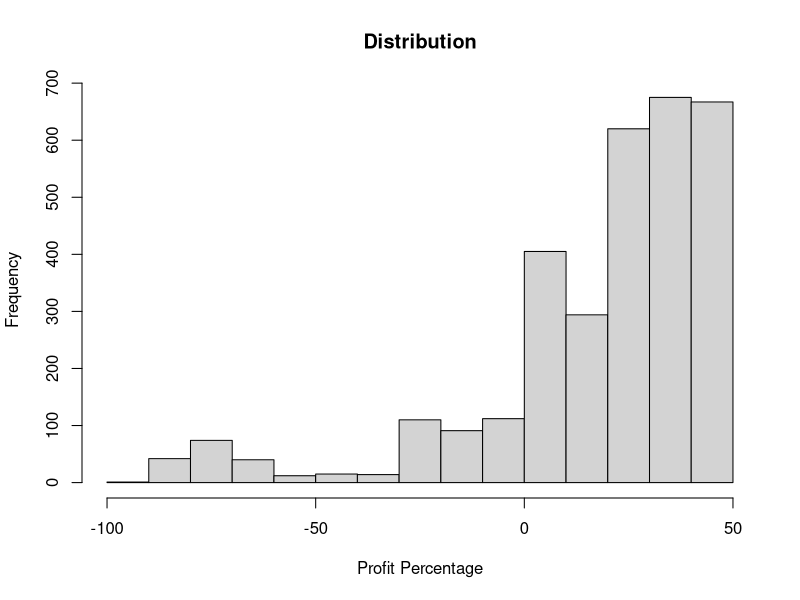
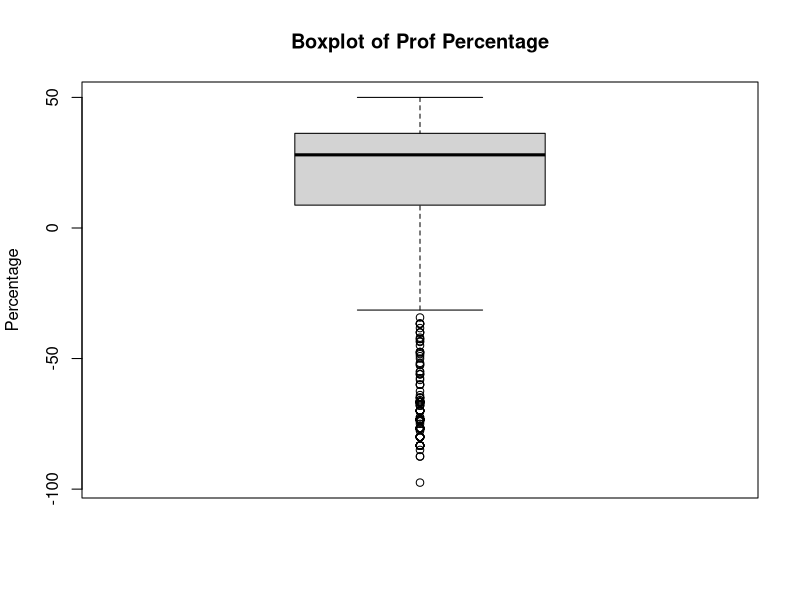
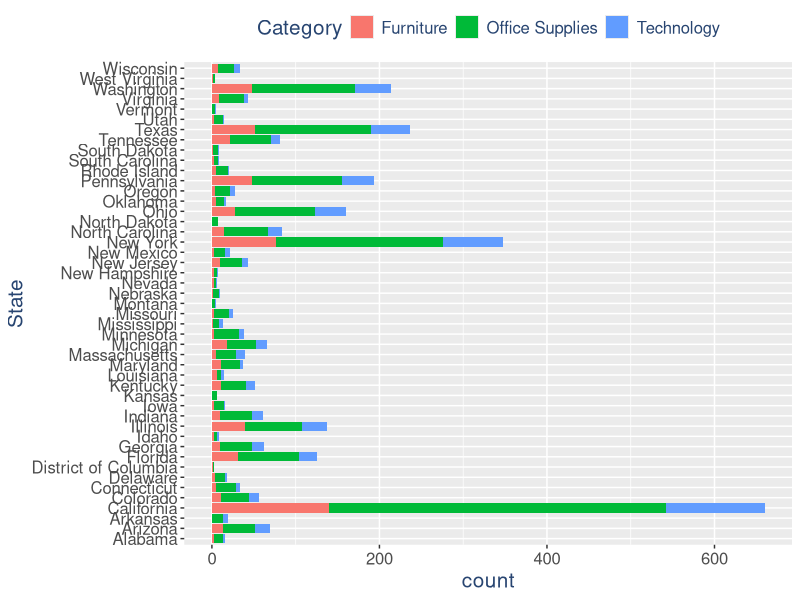
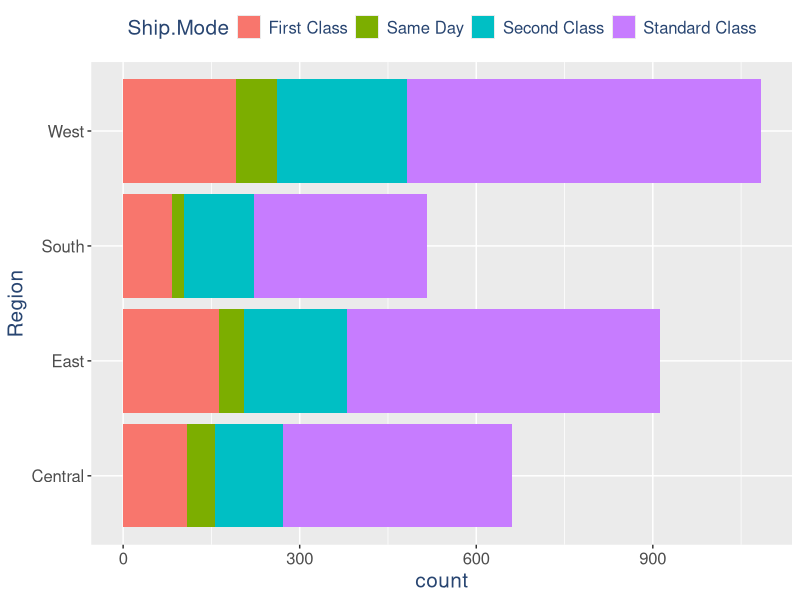

Here is the R script that generated these plots, in order:
library(e1071)  
library(ggplot2)
library(tidyverse)
USECOMDATA <- read.csv("USE-commerce2020_Cleaned.csv")
View(USECOMDATA)
summary(USECOMDATA$Prof.Percentage)

skewness(USECOMDATA$Prof.Percentage)

hist(USECOMDATA$Prof.Percentage, main="Distribution", xlab="Profit Percentage")

boxplot(USECOMDATA$Prof.Percentage, main="Boxplot of Prof Percentage", 
        ylab="Percentage")

ggplot(USECOMDATA, aes(y = State)) + geom_bar(aes(fill = Category), position = position_stack(reverse = TRUE)) + theme(legend.position = "top") + theme(text = element_text(size = 15, color = "#284571"))

ggplot(USECOMDATA, aes(y = Region)) + geom_bar(aes(fill = Ship.Mode), position = position_stack(reverse=TRUE)) + theme(legend.position="top") + theme(text=element_text(size = 15, color = "#284571"))

